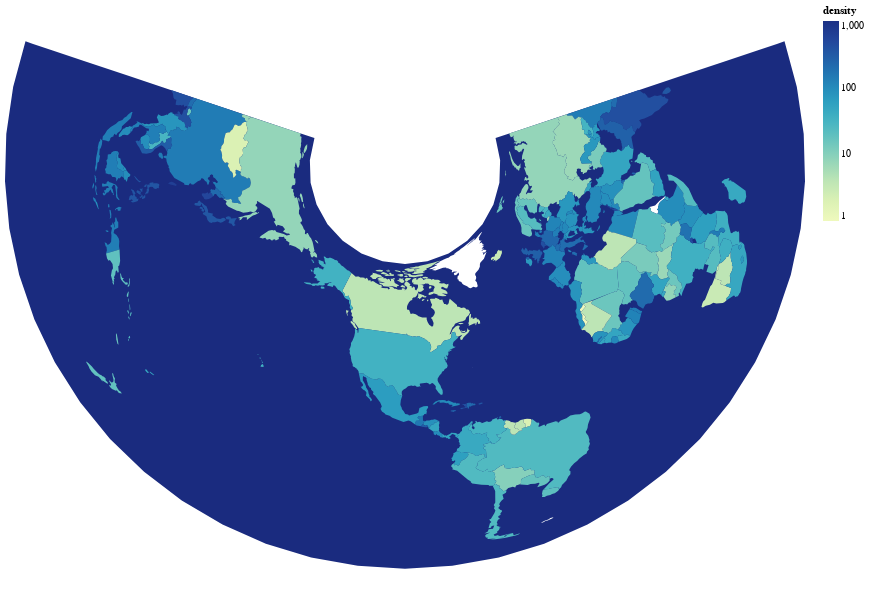

Notebook code cell kept with this figure:
### Code cell
# 3
alt.Chart(countries).mark_geoshape().encode(
    color=alt.Color('density', scale=alt.Scale(type="log", domain=[1,1000] )),
    tooltip=['name', 'areaInSqKm', 'population', 'density']
).properties(
    width=800,
    height=600
).project(
    type='albers'
)

### Figure 1 — Vega-Lite specification as saved in the notebook (floating-point values rounded to 4 significant figures; data arrays with more than 128 entries replaced by an {"elided": "..."} marker saying what was removed)
{"config": {"view": {"continuousWidth": 400, "continuousHeight": 300}}, "data": {"name": "data-41fe01f928d909d607cfb298327aa468"}, "mark": "geoshape", "encoding": {"color": {"field": "density", "scale": {"domain": [1, 1000], "type": "log"}, "type": "quantitative"}, "tooltip": [{"field": "name", "type": "nominal"}, {"field": "areaInSqKm", "type": "quantitative"}, {"field": "population", "type": "quantitative"}, {"field": "density", "type": "quantitative"}]}, "height": 600, "projection": {"type": "albers"}, "width": 800, "$schema": "https://vega.github.io/schema/vega-lite/v4.17.0.json", "datasets": {"data-41fe01f928d909d607cfb298327aa468": {"elided": "176 records"}}}
